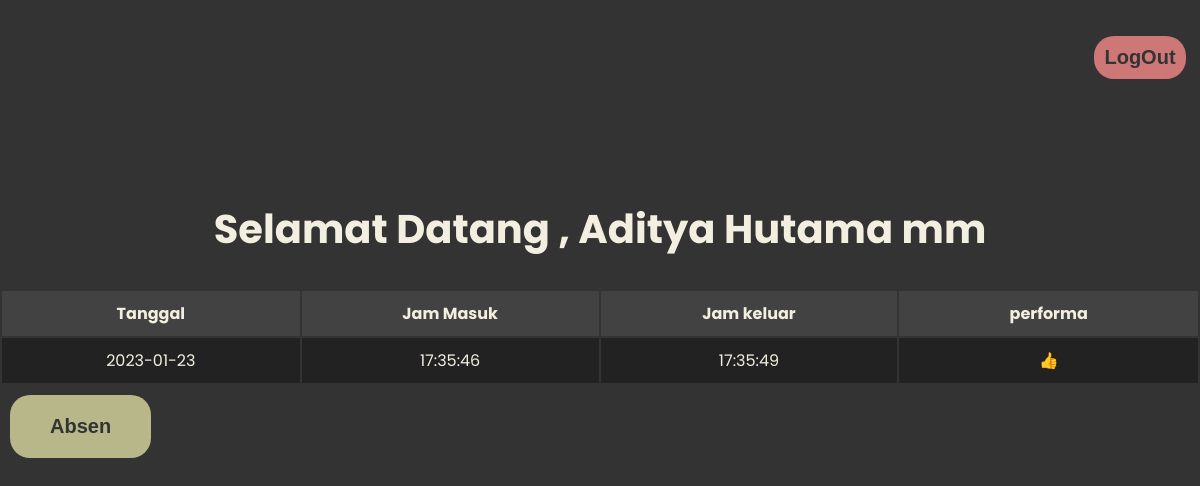
Screenshot of /dashboard/index.php (signed in) with the database file from the repository.
### tables this page shows
CREATE TABLE `attendences` (
  `id` int(11) NOT NULL,
  `employee_id` int(8) NOT NULL,
  `date` varchar(255) DEFAULT NULL,
  `clock_in` varchar(255) DEFAULT NULL,
  `clock_out` varchar(255) DEFAULT NULL
);

### dashboard/absensi.php (the view, shortened to what this page needs)
<table >
    <tr>
        <th>Tanggal</th>
        <th>Jam Masuk</th>
        <th>Jam keluar</th>
        <th>performa</th>
    </tr>
    <?php
        include("../connection.php");
        $date = date('Y-m-d');
        $employee_id = $_SESSION['employee_id'];
        $sql = "SELECT * FROM attendences WHERE employee_id = $employee_id";
        $result = $db->query($sql);
        while($row = $result->fetch_assoc()){
            echo "<tr>";
            echo "<td>".$row['date']."</td>";
            echo "<td>".$row['clock_in']."</td>";
            if(empty($row['clock_out']) && !empty($row['clock_in']) && $date==$row['date']){
                echo
                    "<td>
                    <form action='' method='POST' onsubmit='return alert(`Terimakasih telah bekerja hari ini.`)'>
                    <button class='clock_out' name='keluar' >Clock Out</buttom>
                    </form>
                    </td>";
            }else{
                echo "<td>".$row['clock_out']."</td>";
            }
            echo "<td>👍</td>";
            echo "</tr>";
        }
?>
</table>
<form class="wrapper-absen" action="action.php" method="POST">
    <button class="bt-absen" type="submit" name ="absen">Absen</button>
</form>

### dashboard/style.css (style rules this page uses)
*,html,body { margin: 0; padding: 0; box-sizing: border-box; }
.table th { width: 40vh; padding: 10px; background-color: #434242; border-width: 3px; }
.table td { padding: 10px; background-color: #222222; text-align: center; border: 5px none; }
.wrapper-absen { text-align: left; margin:10px; margin-bottom: 125px; }
.bt-absen { padding: 20px; color: #333; padding-left: 40px; padding-right: 40px; margin-bottom: 217px; font-size: 20px; border: none; border-radius: 20px; background-color: #B7B78A; font-weight: bolder; cursor:pointer ; }

### rows the page displays
attendences: date "2023-01-23", clock_in "17:35:46", clock_out "17:35:49"

### other values shown
$_SESSION['fullname'] "Aditya Hutama mm"
